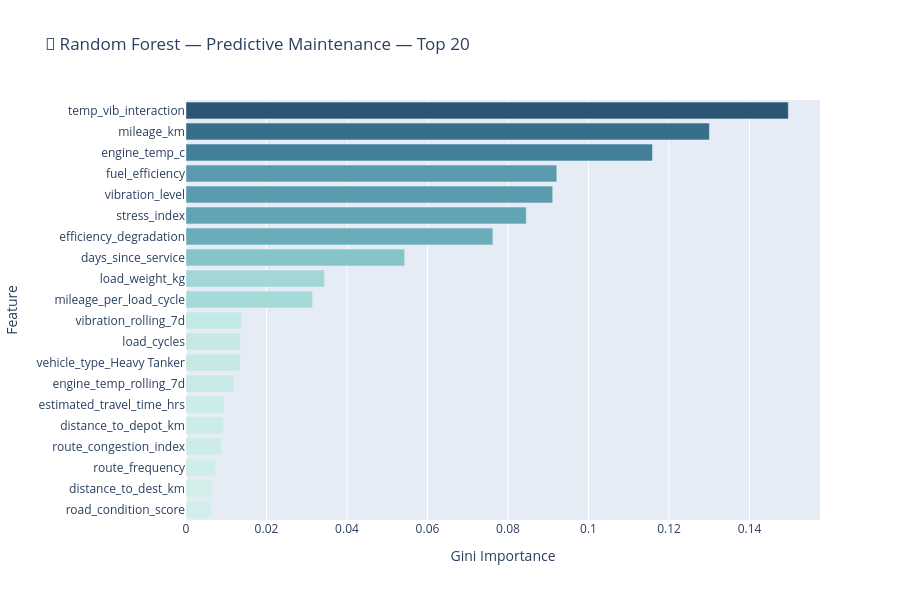

The code cell stored with this chart in its notebook:
### Code cell
def plot_feature_importance(
    model: Pipeline,
    numeric_features: list,
    categorical_features: list,
    top_n: int = 20,
    title: str = 'Feature Importances',
) -> pd.DataFrame:
    """
    Extract and plot Gini feature importances from a fitted tree pipeline.

    Parameters
    ----------
    model                : Pipeline  Fitted tree-based pipeline.
    numeric_features     : list
    categorical_features : list
    top_n                : int
    title                : str

    Returns
    -------
    pd.DataFrame  Feature importance table.
    """
    ohe = model.named_steps['preprocessor'].named_transformers_['cat'].named_steps['ohe']
    ohe_names = ohe.get_feature_names_out(categorical_features).tolist()
    all_names = numeric_features + ohe_names

    importances = model.named_steps['classifier'].feature_importances_

    imp_df = (
        pd.DataFrame({'feature': all_names, 'importance': importances})
        .sort_values('importance', ascending=False)
        .head(top_n)
    )

    fig = px.bar(
        imp_df, x='importance', y='feature', orientation='h',
        title=f'🌲 {title} — Top {top_n}',
        labels={'importance': 'Gini Importance', 'feature': 'Feature'},
        color='importance', color_continuous_scale='Teal',
    )
    fig.update_layout(height=600, yaxis={'autorange': 'reversed'},
                      coloraxis_showscale=False)
    fig.show()
    return imp_df


importance_df = plot_feature_importance(
    best_rf, NUMERIC_FEATURES, CATEGORICAL_FEATURES,
    title='Random Forest — Predictive Maintenance',
)

### Figure 1 — Plotly figure (JSON) as saved in the notebook; plotly's stock layout.template omitted (floating-point values rounded to 4 significant figures)
{"data": [{"hovertemplate": "Gini Importance=%{marker.color}<br>Feature=%{y}<extra></extra>", "legendgroup": "", "marker": {"color": [0.1496, 0.13, 0.1159, 0.09212, 0.0911, 0.08452, 0.07624, 0.05432, 0.03441, 0.03145, 0.01378, 0.01352, 0.01344, 0.0119, 0.009457, 0.009353, 0.008848, 0.007273, 0.006377, 0.006336], "coloraxis": "coloraxis", "pattern": {"shape": ""}}, "name": "", "orientation": "h", "showlegend": false, "textposition": "auto", "type": "bar", "x": [0.1496, 0.13, 0.1159, 0.09212, 0.0911, 0.08452, 0.07624, 0.05432, 0.03441, 0.03145, 0.01378, 0.01352, 0.01344, 0.0119, 0.009457, 0.009353, 0.008848, 0.007273, 0.006377, 0.006336], "xaxis": "x", "y": ["temp_vib_interaction", "mileage_km", "engine_temp_c", "fuel_efficiency", "vibration_level", "stress_index", "efficiency_degradation", "days_since_service", "load_weight_kg", "mileage_per_load_cycle", "vibration_rolling_7d", "load_cycles", "vehicle_type_Heavy Tanker", "engine_temp_rolling_7d", "estimated_travel_time_hrs", "distance_to_depot_km", "route_congestion_index", "route_frequency", "distance_to_dest_km", "road_condition_score"], "yaxis": "y"}], "layout": {"barmode": "relative", "coloraxis": {"colorbar": {"title": {"text": "Gini Importance"}}, "colorscale": [[0, "rgb(209, 238, 234)"], [0.1667, "rgb(168, 219, 217)"], [0.3333, "rgb(133, 196, 201)"], [0.5, "rgb(104, 171, 184)"], [0.6667, "rgb(79, 144, 166)"], [0.8333, "rgb(59, 115, 143)"], [1, "rgb(42, 86, 116)"]], "showscale": false}, "height": 600, "legend": {"tracegroupgap": 0}, "title": {"text": "🌲 Random Forest — Predictive Maintenance — Top 20"}, "xaxis": {"anchor": "y", "domain": [0, 1], "title": {"text": "Gini Importance"}}, "yaxis": {"anchor": "x", "autorange": "reversed", "domain": [0, 1], "title": {"text": "Feature"}}}}
